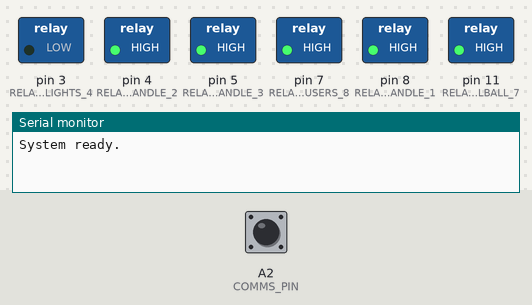
A sketch run on a simulated Arduino Uno, built with avr-gcc and run on an emulated ATmega328P. Parts: switched loads named in the sketch (green lamp = pin HIGH), the last lines printed to the serial monitor. The inputs (shaded band) are chosen by the test bench; at power-on: A2 (COMMS_PIN) HIGH.

Above: at 2.2 s.
2.3 s: A2 (COMMS_PIN) pulled LOW for 0.25 s
At 7.7 s:
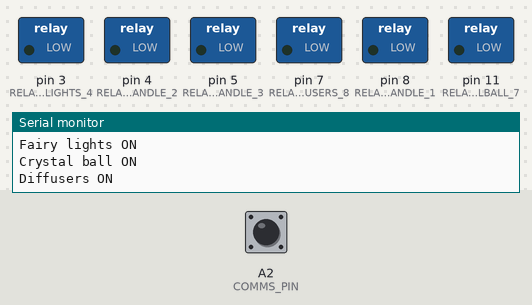
At 13.1 s:
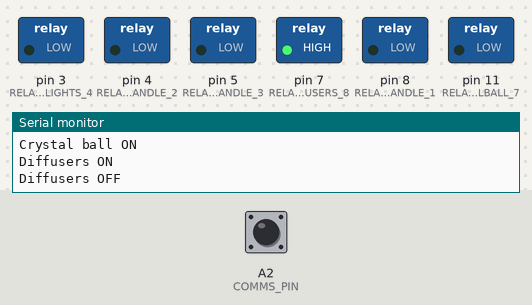
Timing chart, 0 to 17.3 s (numbered marks = the images above; inputs shaded):
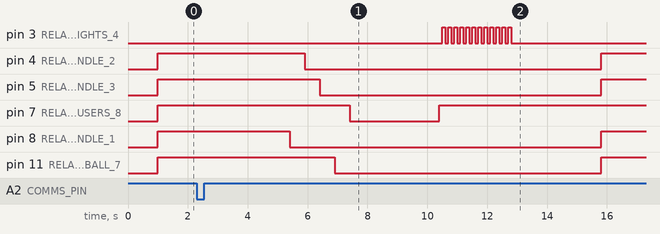

Measured:
- after the input at 2.3 s, pin 3 (RELAY_FAIRYLIGHTS_4): alternates HIGH for 0.10 s and LOW for 0.10 s, 24 changes in all, then stays LOW, starting after 8.2 s; pin 4 (RELAY_CANDLE_2): HIGH → LOW after 3.6 s, → HIGH 9.9 s later

The sketch:

arduino-candles.ino
```cpp
// === Relay Pin Definitions (verified against actual wiring) ===
#define RELAY_CANDLE_1     8    // Candles 1
#define RELAY_CANDLE_2     4    // Candles 2
#define RELAY_CANDLE_3     5    // Candles 3
#define RELAY_FAIRYLIGHTS_4 3   // Fairy lights
#define RELAY_DIFFUSERS_8  7    // Diffusers (confirmed!)
#define RELAY_CRYSTALBALL_7 11  // Crystal ball (confirmed)
#define COMMS_PIN A2            // Input from Uno

// === Setup ===
void setup() {
  Serial.begin(9600);
  delay(1000);

  pinMode(RELAY_CANDLE_1, OUTPUT);
  pinMode(RELAY_CANDLE_2, OUTPUT);
  pinMode(RELAY_CANDLE_3, OUTPUT);
  pinMode(RELAY_FAIRYLIGHTS_4, OUTPUT);
  pinMode(RELAY_DIFFUSERS_8, OUTPUT);
  pinMode(RELAY_CRYSTALBALL_7, OUTPUT);
  pinMode(COMMS_PIN, INPUT_PULLUP);

  allOff(); // ensure everything starts off

  // Serial.println("Running candle sequence once on startup:");
  // runCandleSequence();

  Serial.println("System ready.");
}


// === Main Loop ===
void loop() {

  // If Uno sends LOW, run the show
  if (digitalRead(COMMS_PIN) == LOW) {
    Serial.println("Trigger detected.");
    runCandleSequence();
  }

  delay(200);
}


// === Helper Functions ===
void allOff() {
  switchRelay(RELAY_CANDLE_1, "off");
  switchRelay(RELAY_CANDLE_2, "off");
  switchRelay(RELAY_CANDLE_3, "off");
  switchRelay(RELAY_FAIRYLIGHTS_4, "on");
  switchRelay(RELAY_DIFFUSERS_8, "off");
  switchRelay(RELAY_CRYSTALBALL_7, "off");
}

void switchRelay(int relayPin, String state) {
  if (state == "on") {
    digitalWrite(relayPin, LOW);   // active LOW
  } else {
    digitalWrite(relayPin, HIGH);  // off
  }
}


// === Lighting & Effects Sequence ===
void runCandleSequence() {
  delay(3000);

  Serial.println("Candles 1 ON");
  switchRelay(RELAY_CANDLE_1, "on");
  delay(500);

  Serial.println("Candles 2 ON");
  switchRelay(RELAY_CANDLE_2, "on");
  delay(500);

  Serial.println("Candles 3 ON");
  switchRelay(RELAY_CANDLE_3, "on");
  delay(500);

  Serial.println("Fairy lights ON");
  switchRelay(RELAY_FAIRYLIGHTS_4, "on");

  Serial.println("Crystal ball ON");
  switchRelay(RELAY_CRYSTALBALL_7, "on");
  delay(500);

  Serial.println("Diffusers ON");
  switchRelay(RELAY_DIFFUSERS_8, "on");
  delay(3000);   // give them time to visibly start

  Serial.println("Diffusers OFF");
  switchRelay(RELAY_DIFFUSERS_8, "off");

  // Flicker fairy lights
  for (int i = 0; i < 12; i++) {
    switchRelay(RELAY_FAIRYLIGHTS_4, "on");
    delay(100);
    switchRelay(RELAY_FAIRYLIGHTS_4, "off");
    delay(100);
  }
  switchRelay(RELAY_FAIRYLIGHTS_4, "on");

  delay(3000);
  allOff();

  Serial.println("Sequence complete.");
}
```
